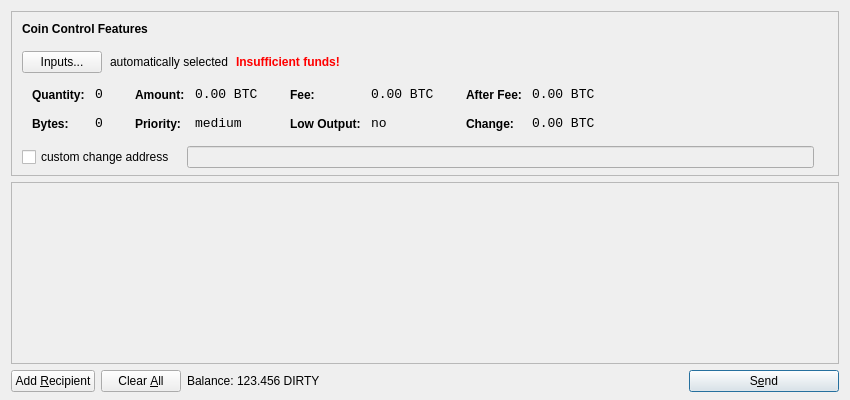
<?xml version="1.0" encoding="UTF-8"?>
<ui version="4.0">
 <class>SendCoinsDialog</class>
 <widget class="QDialog" name="SendCoinsDialog">
  <property name="geometry">
   <rect>
    <x>0</x>
    <y>0</y>
    <width>850</width>
    <height>400</height>
   </rect>
  </property>
  <property name="windowTitle">
   <string>Send Coins</string>
  </property>
  <layout class="QVBoxLayout" name="verticalLayout" stretch="0,1,0">
   <property name="bottomMargin">
    <number>8</number>
   </property>
   <item>
    <widget class="QFrame" name="frameCoinControl">
     <property name="sizePolicy">
      <sizepolicy hsizetype="Expanding" vsizetype="Expanding">
       <horstretch>0</horstretch>
       <verstretch>0</verstretch>
      </sizepolicy>
     </property>
     <property name="maximumSize">
      <size>
       <width>16777215</width>
       <height>16777215</height>
      </size>
     </property>
     <property name="frameShape">
      <enum>QFrame::StyledPanel</enum>
     </property>
     <property name="frameShadow">
      <enum>QFrame::Sunken</enum>
     </property>
     <layout class="QVBoxLayout" name="verticalLayoutCoinControl2">
      <property name="spacing">
       <number>-1</number>
      </property>
      <property name="leftMargin">
       <number>0</number>
      </property>
      <property name="topMargin">
       <number>0</number>
      </property>
      <property name="rightMargin">
       <number>0</number>
      </property>
      <property name="bottomMargin">
       <number>6</number>
      </property>
      <item>
       <layout class="QVBoxLayout" name="verticalLayoutCoinControl" stretch="0,0,0,0,1">
        <property name="spacing">
         <number>0</number>
        </property>
        <property name="leftMargin">
         <number>10</number>
        </property>
        <property name="topMargin">
         <number>10</number>
        </property>
        <item>
         <layout class="QHBoxLayout" name="horizontalLayoutCoinControl1">
          <property name="bottomMargin">
           <number>15</number>
          </property>
          <item>
           <widget class="QLabel" name="labelCoinControlFeatures">
            <property name="sizePolicy">
             <sizepolicy hsizetype="Preferred" vsizetype="Maximum">
              <horstretch>0</horstretch>
              <verstretch>0</verstretch>
             </sizepolicy>
            </property>
            <property name="font">
             <font>
              <weight>75</weight>
              <bold>true</bold>
             </font>
            </property>
            <property name="styleSheet">
             <string notr="true">font-weight:bold;</string>
            </property>
            <property name="text">
             <string>Coin Control Features</string>
            </property>
           </widget>
          </item>
         </layout>
        </item>
        <item>
         <layout class="QHBoxLayout" name="horizontalLayoutCoinControl2" stretch="0,0,0,0">
          <property name="spacing">
           <number>8</number>
          </property>
          <property name="bottomMargin">
           <number>10</number>
          </property>
          <item>
           <widget class="QPushButton" name="pushButtonCoinControl">
            <property name="styleSheet">
             <string notr="true"/>
            </property>
            <property name="text">
             <string>Inputs...</string>
            </property>
           </widget>
          </item>
          <item>
           <widget class="QLabel" name="labelCoinControlAutomaticallySelected">
            <property name="text">
             <string>automatically selected</string>
            </property>
            <property name="margin">
             <number>5</number>
            </property>
           </widget>
          </item>
          <item>
           <widget class="QLabel" name="labelCoinControlInsuffFunds">
            <property name="font">
             <font>
              <weight>75</weight>
              <bold>true</bold>
             </font>
            </property>
            <property name="styleSheet">
             <string notr="true">color:red;font-weight:bold;</string>
            </property>
            <property name="text">
             <string>Insufficient funds!</string>
            </property>
            <property name="margin">
             <number>5</number>
            </property>
           </widget>
          </item>
          <item>
           <spacer name="horizontalSpacerCoinControl">
            <property name="orientation">
             <enum>Qt::Horizontal</enum>
            </property>
            <property name="sizeHint" stdset="0">
             <size>
              <width>40</width>
              <height>1</height>
             </size>
            </property>
           </spacer>
          </item>
         </layout>
        </item>
        <item>
         <widget class="QWidget" name="widgetCoinControl" native="true">
          <property name="sizePolicy">
           <sizepolicy hsizetype="Preferred" vsizetype="Preferred">
            <horstretch>0</horstretch>
            <verstretch>0</verstretch>
           </sizepolicy>
          </property>
          <property name="minimumSize">
           <size>
            <width>0</width>
            <height>0</height>
           </size>
          </property>
          <property name="styleSheet">
           <string notr="true"/>
          </property>
          <layout class="QHBoxLayout" name="horizontalLayoutCoinControl5">
           <property name="margin">
            <number>0</number>
           </property>
           <item>
            <layout class="QHBoxLayout" name="horizontalLayoutCoinControl3" stretch="0,0,0,1">
             <property name="spacing">
              <number>20</number>
             </property>
             <property name="topMargin">
              <number>0</number>
             </property>
             <property name="bottomMargin">
              <number>10</number>
             </property>
             <item>
              <layout class="QFormLayout" name="formLayoutCoinControl1">
               <property name="horizontalSpacing">
                <number>10</number>
               </property>
               <property name="verticalSpacing">
                <number>14</number>
               </property>
               <property name="leftMargin">
                <number>10</number>
               </property>
               <property name="topMargin">
                <number>4</number>
               </property>
               <property name="rightMargin">
                <number>6</number>
               </property>
               <item row="0" column="0">
                <widget class="QLabel" name="labelCoinControlQuantityText">
                 <property name="styleSheet">
                  <string notr="true">font-weight:bold;</string>
                 </property>
                 <property name="text">
                  <string>Quantity:</string>
                 </property>
                 <property name="margin">
                  <number>0</number>
                 </property>
                </widget>
               </item>
               <item row="0" column="1">
                <widget class="QLabel" name="labelCoinControlQuantity">
                 <property name="font">
                  <font>
                   <family>Monospace</family>
                   <pointsize>10</pointsize>
                  </font>
                 </property>
                 <property name="cursor">
                  <cursorShape>IBeamCursor</cursorShape>
                 </property>
                 <property name="contextMenuPolicy">
                  <enum>Qt::ActionsContextMenu</enum>
                 </property>
                 <property name="text">
                  <string notr="true">0</string>
                 </property>
                 <property name="margin">
                  <number>0</number>
                 </property>
                 <property name="textInteractionFlags">
                  <set>Qt::LinksAccessibleByMouse|Qt::TextSelectableByKeyboard|Qt::TextSelectableByMouse</set>
                 </property>
                </widget>
               </item>
               <item row="1" column="0">
                <widget class="QLabel" name="labelCoinControlBytesText">
                 <property name="styleSheet">
                  <string notr="true">font-weight:bold;</string>
                 </property>
                 <property name="text">
                  <string>Bytes:</string>
                 </property>
                </widget>
               </item>
               <item row="1" column="1">
                <widget class="QLabel" name="labelCoinControlBytes">
                 <property name="font">
                  <font>
                   <family>Monospace</family>
                   <pointsize>10</pointsize>
                  </font>
                 </property>
                 <property name="cursor">
                  <cursorShape>IBeamCursor</cursorShape>
                 </property>
                 <property name="contextMenuPolicy">
                  <enum>Qt::ActionsContextMenu</enum>
                 </property>
                 <property name="text">
                  <string notr="true">0</string>
                 </property>
                 <property name="textInteractionFlags">
                  <set>Qt::LinksAccessibleByMouse|Qt::TextSelectableByKeyboard|Qt::TextSelectableByMouse</set>
                 </property>
                </widget>
               </item>
              </layout>
             </item>
             <item>
              <layout class="QFormLayout" name="formLayoutCoinControl2">
               <property name="horizontalSpacing">
                <number>10</number>
               </property>
               <property name="verticalSpacing">
                <number>14</number>
               </property>
               <property name="leftMargin">
                <number>6</number>
               </property>
               <property name="topMargin">
                <number>4</number>
               </property>
               <property name="rightMargin">
                <number>6</number>
               </property>
               <item row="0" column="0">
                <widget class="QLabel" name="labelCoinControlAmountText">
                 <property name="styleSheet">
                  <string notr="true">font-weight:bold;</string>
                 </property>
                 <property name="text">
                  <string>Amount:</string>
                 </property>
                 <property name="margin">
                  <number>0</number>
                 </property>
                </widget>
               </item>
               <item row="0" column="1">
                <widget class="QLabel" name="labelCoinControlAmount">
                 <property name="font">
                  <font>
                   <family>Monospace</family>
                   <pointsize>10</pointsize>
                  </font>
                 </property>
                 <property name="cursor">
                  <cursorShape>IBeamCursor</cursorShape>
                 </property>
                 <property name="contextMenuPolicy">
                  <enum>Qt::ActionsContextMenu</enum>
                 </property>
                 <property name="text">
                  <string notr="true">0.00 BTC</string>
                 </property>
                 <property name="textInteractionFlags">
                  <set>Qt::LinksAccessibleByMouse|Qt::TextSelectableByKeyboard|Qt::TextSelectableByMouse</set>
                 </property>
                </widget>
               </item>
               <item row="1" column="0">
                <widget class="QLabel" name="labelCoinControlPriorityText">
                 <property name="styleSheet">
                  <string notr="true">font-weight:bold;</string>
                 </property>
                 <property name="text">
                  <string>Priority:</string>
                 </property>
                </widget>
               </item>
               <item row="1" column="1">
                <widget class="QLabel" name="labelCoinControlPriority">
                 <property name="font">
                  <font>
                   <family>Monospace</family>
                   <pointsize>10</pointsize>
                  </font>
                 </property>
                 <property name="cursor">
                  <cursorShape>IBeamCursor</cursorShape>
                 </property>
                 <property name="contextMenuPolicy">
                  <enum>Qt::ActionsContextMenu</enum>
                 </property>
                 <property name="text">
                  <string>medium</string>
                 </property>
                 <property name="textInteractionFlags">
                  <set>Qt::LinksAccessibleByMouse|Qt::TextSelectableByKeyboard|Qt::TextSelectableByMouse</set>
                 </property>
                </widget>
               </item>
              </layout>
             </item>
             <item>
              <layout class="QFormLayout" name="formLayoutCoinControl3">
               <property name="horizontalSpacing">
                <number>10</number>
               </property>
               <property name="verticalSpacing">
                <number>14</number>
               </property>
               <property name="leftMargin">
                <number>6</number>
               </property>
               <property name="topMargin">
                <number>4</number>
               </property>
               <property name="rightMargin">
                <number>6</number>
               </property>
               <item row="0" column="0">
                <widget class="QLabel" name="labelCoinControlFeeText">
                 <property name="styleSheet">
                  <string notr="true">font-weight:bold;</string>
                 </property>
                 <property name="text">
                  <string>Fee:</string>
                 </property>
                 <property name="margin">
                  <number>0</number>
                 </property>
                </widget>
               </item>
               <item row="0" column="1">
                <widget class="QLabel" name="labelCoinControlFee">
                 <property name="font">
                  <font>
                   <family>Monospace</family>
                   <pointsize>10</pointsize>
                  </font>
                 </property>
                 <property name="cursor">
                  <cursorShape>IBeamCursor</cursorShape>
                 </property>
                 <property name="contextMenuPolicy">
                  <enum>Qt::ActionsContextMenu</enum>
                 </property>
                 <property name="text">
                  <string notr="true">0.00 BTC</string>
                 </property>
                 <property name="textInteractionFlags">
                  <set>Qt::LinksAccessibleByMouse|Qt::TextSelectableByKeyboard|Qt::TextSelectableByMouse</set>
                 </property>
                </widget>
               </item>
               <item row="1" column="0">
                <widget class="QLabel" name="labelCoinControlLowOutputText">
                 <property name="styleSheet">
                  <string notr="true">font-weight:bold;</string>
                 </property>
                 <property name="text">
                  <string>Low Output:</string>
                 </property>
                </widget>
               </item>
               <item row="1" column="1">
                <widget class="QLabel" name="labelCoinControlLowOutput">
                 <property name="font">
                  <font>
                   <family>Monospace</family>
                   <pointsize>10</pointsize>
                  </font>
                 </property>
                 <property name="cursor">
                  <cursorShape>IBeamCursor</cursorShape>
                 </property>
                 <property name="contextMenuPolicy">
                  <enum>Qt::ActionsContextMenu</enum>
                 </property>
                 <property name="text">
                  <string>no</string>
                 </property>
                 <property name="textInteractionFlags">
                  <set>Qt::LinksAccessibleByMouse|Qt::TextSelectableByKeyboard|Qt::TextSelectableByMouse</set>
                 </property>
                </widget>
               </item>
              </layout>
             </item>
             <item>
              <layout class="QFormLayout" name="formLayoutCoinControl4">
               <property name="horizontalSpacing">
                <number>10</number>
               </property>
               <property name="verticalSpacing">
                <number>14</number>
               </property>
               <property name="leftMargin">
                <number>6</number>
               </property>
               <property name="topMargin">
                <number>4</number>
               </property>
               <property name="rightMargin">
                <number>6</number>
               </property>
               <item row="0" column="0">
                <widget class="QLabel" name="labelCoinControlAfterFeeText">
                 <property name="styleSheet">
                  <string notr="true">font-weight:bold;</string>
                 </property>
                 <property name="text">
                  <string>After Fee:</string>
                 </property>
                 <property name="margin">
                  <number>0</number>
                 </property>
                </widget>
               </item>
               <item row="0" column="1">
                <widget class="QLabel" name="labelCoinControlAfterFee">
                 <property name="font">
                  <font>
                   <family>Monospace</family>
                   <pointsize>10</pointsize>
                  </font>
                 </property>
                 <property name="cursor">
                  <cursorShape>IBeamCursor</cursorShape>
                 </property>
                 <property name="contextMenuPolicy">
                  <enum>Qt::ActionsContextMenu</enum>
                 </property>
                 <property name="text">
                  <string notr="true">0.00 BTC</string>
                 </property>
                 <property name="textInteractionFlags">
                  <set>Qt::LinksAccessibleByMouse|Qt::TextSelectableByKeyboard|Qt::TextSelectableByMouse</set>
                 </property>
                </widget>
               </item>
               <item row="1" column="0">
                <widget class="QLabel" name="labelCoinControlChangeText">
                 <property name="styleSheet">
                  <string notr="true">font-weight:bold;</string>
                 </property>
                 <property name="text">
                  <string>Change:</string>
                 </property>
                </widget>
               </item>
               <item row="1" column="1">
                <widget class="QLabel" name="labelCoinControlChange">
                 <property name="font">
                  <font>
                   <family>Monospace</family>
                   <pointsize>10</pointsize>
                  </font>
                 </property>
                 <property name="cursor">
                  <cursorShape>IBeamCursor</cursorShape>
                 </property>
                 <property name="contextMenuPolicy">
                  <enum>Qt::ActionsContextMenu</enum>
                 </property>
                 <property name="text">
                  <string notr="true">0.00 BTC</string>
                 </property>
                 <property name="textInteractionFlags">
                  <set>Qt::LinksAccessibleByMouse|Qt::TextSelectableByKeyboard|Qt::TextSelectableByMouse</set>
                 </property>
                </widget>
               </item>
              </layout>
             </item>
            </layout>
           </item>
          </layout>
         </widget>
        </item>
        <item>
         <layout class="QHBoxLayout" name="horizontalLayoutCoinControl4" stretch="0,0,0">
          <property name="spacing">
           <number>12</number>
          </property>
          <property name="sizeConstraint">
           <enum>QLayout::SetDefaultConstraint</enum>
          </property>
          <property name="topMargin">
           <number>5</number>
          </property>
          <property name="rightMargin">
           <number>5</number>
          </property>
          <item>
           <widget class="QCheckBox" name="checkBoxCoinControlChange">
            <property name="text">
             <string>custom change address</string>
            </property>
           </widget>
          </item>
          <item>
           <widget class="QLineEdit" name="lineEditCoinControlChange">
            <property name="enabled">
             <bool>false</bool>
            </property>
            <property name="sizePolicy">
             <sizepolicy hsizetype="Expanding" vsizetype="Fixed">
              <horstretch>0</horstretch>
              <verstretch>0</verstretch>
             </sizepolicy>
            </property>
           </widget>
          </item>
          <item>
           <widget class="QLabel" name="labelCoinControlChangeLabel">
            <property name="sizePolicy">
             <sizepolicy hsizetype="Preferred" vsizetype="Expanding">
              <horstretch>0</horstretch>
              <verstretch>0</verstretch>
             </sizepolicy>
            </property>
            <property name="minimumSize">
             <size>
              <width>0</width>
              <height>0</height>
             </size>
            </property>
            <property name="text">
             <string/>
            </property>
            <property name="margin">
             <number>3</number>
            </property>
           </widget>
          </item>
         </layout>
        </item>
        <item>
         <spacer name="verticalSpacerCoinControl">
          <property name="orientation">
           <enum>Qt::Vertical</enum>
          </property>
          <property name="sizeHint" stdset="0">
           <size>
            <width>800</width>
            <height>1</height>
           </size>
          </property>
         </spacer>
        </item>
       </layout>
      </item>
     </layout>
    </widget>
   </item>
   <item>
    <widget class="QScrollArea" name="scrollArea">
     <property name="widgetResizable">
      <bool>true</bool>
     </property>
     <widget class="QWidget" name="scrollAreaWidgetContents">
      <property name="geometry">
       <rect>
        <x>0</x>
        <y>0</y>
        <width>830</width>
        <height>165</height>
       </rect>
      </property>
      <layout class="QVBoxLayout" name="verticalLayout_2">
       <property name="margin">
        <number>0</number>
       </property>
       <item>
        <layout class="QVBoxLayout" name="entries">
         <property name="spacing">
          <number>6</number>
         </property>
        </layout>
       </item>
       <item>
        <spacer name="verticalSpacer">
         <property name="orientation">
          <enum>Qt::Vertical</enum>
         </property>
         <property name="sizeHint" stdset="0">
          <size>
           <width>20</width>
           <height>40</height>
          </size>
         </property>
        </spacer>
       </item>
      </layout>
     </widget>
    </widget>
   </item>
   <item>
    <layout class="QHBoxLayout" name="horizontalLayout">
     <item>
      <widget class="QPushButton" name="addButton">
       <property name="toolTip">
        <string>Send to multiple recipients at once</string>
       </property>
       <property name="text">
        <string>Add &amp;Recipient</string>
       </property>
       <property name="icon">
        <iconset resource="../bitcoin.qrc">
         <normaloff>:/icons/add</normaloff>:/icons/add</iconset>
       </property>
       <property name="autoDefault">
        <bool>false</bool>
       </property>
      </widget>
     </item>
     <item>
      <widget class="QPushButton" name="clearButton">
       <property name="sizePolicy">
        <sizepolicy hsizetype="Minimum" vsizetype="Fixed">
         <horstretch>0</horstretch>
         <verstretch>0</verstretch>
        </sizepolicy>
       </property>
       <property name="toolTip">
        <string>Remove all transaction fields</string>
       </property>
       <property name="text">
        <string>Clear &amp;All</string>
       </property>
       <property name="icon">
        <iconset resource="../bitcoin.qrc">
         <normaloff>:/icons/remove</normaloff>:/icons/remove</iconset>
       </property>
       <property name="autoRepeatDelay">
        <number>300</number>
       </property>
       <property name="autoDefault">
        <bool>false</bool>
       </property>
      </widget>
     </item>
     <item>
      <layout class="QHBoxLayout" name="horizontalLayout_2">
       <property name="spacing">
        <number>3</number>
       </property>
       <item>
        <widget class="QLabel" name="label">
         <property name="text">
          <string>Balance:</string>
         </property>
        </widget>
       </item>
       <item>
        <widget class="QLabel" name="labelBalance">
         <property name="cursor">
          <cursorShape>IBeamCursor</cursorShape>
         </property>
         <property name="text">
          <string>123.456 DIRTY</string>
         </property>
         <property name="textInteractionFlags">
          <set>Qt::LinksAccessibleByMouse|Qt::TextSelectableByKeyboard|Qt::TextSelectableByMouse</set>
         </property>
        </widget>
       </item>
      </layout>
     </item>
     <item>
      <spacer name="horizontalSpacer">
       <property name="orientation">
        <enum>Qt::Horizontal</enum>
       </property>
       <property name="sizeHint" stdset="0">
        <size>
         <width>40</width>
         <height>20</height>
        </size>
       </property>
      </spacer>
     </item>
     <item>
      <widget class="QPushButton" name="sendButton">
       <property name="minimumSize">
        <size>
         <width>150</width>
         <height>0</height>
        </size>
       </property>
       <property name="toolTip">
        <string>Confirm the send action</string>
       </property>
       <property name="text">
        <string>S&amp;end</string>
       </property>
       <property name="icon">
        <iconset resource="../bitcoin.qrc">
         <normaloff>:/icons/send</normaloff>:/icons/send</iconset>
       </property>
       <property name="default">
        <bool>true</bool>
       </property>
      </widget>
     </item>
    </layout>
   </item>
  </layout>
 </widget>
 <resources>
  <include location="../bitcoin.qrc"/>
 </resources>
 <connections/>
</ui>
